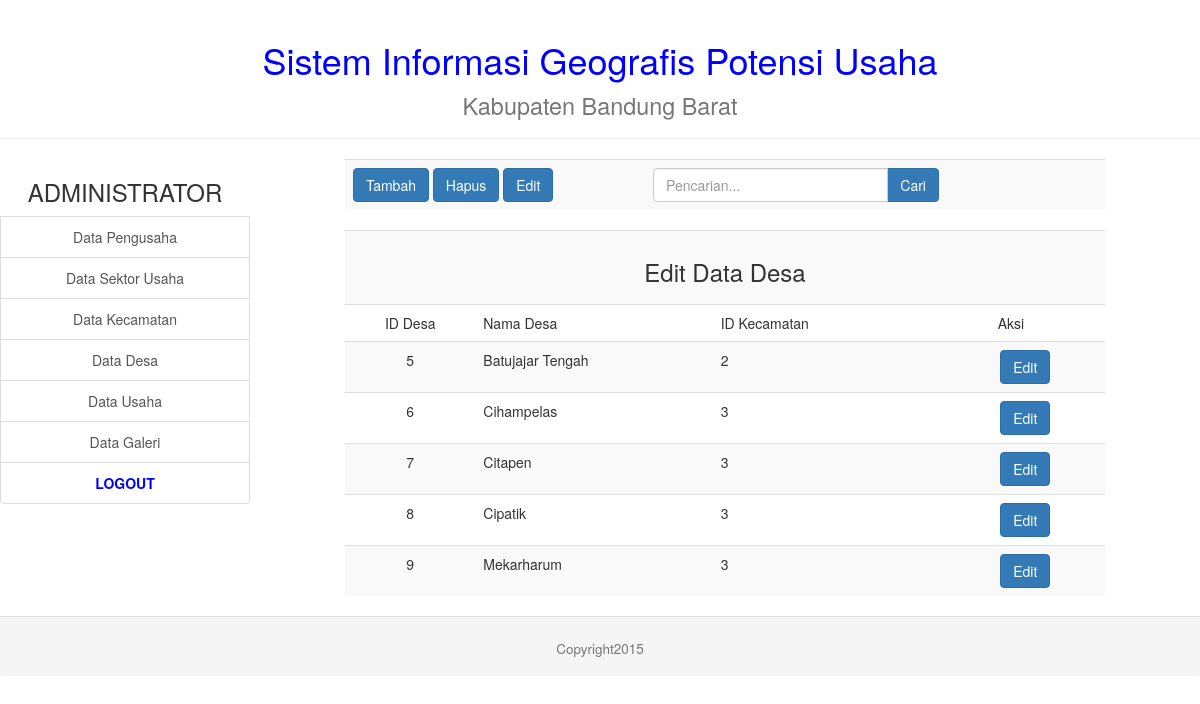
Screenshot of /admin/desa_edit.php with the database file from the repository.
### tables this page shows
CREATE TABLE IF NOT EXISTS `desa` (
`id_desa` int(11) NOT NULL,
  `nama_desa` varchar(20) NOT NULL,
  `id_kec` int(11) NOT NULL,
  `dihapus` char(1) DEFAULT 'T'
);

### admin/desa_edit.php (the view, shortened to what this page needs)
<!DOCTYPE html>
<html lang="en">
  <head>
    <?php include("lib_func.php"); ?>
    <link href="css/bootstrap.min.css" rel="stylesheet">
  </head>
<body>
    <table width="100%" align="center" border=0 >
      <tr>
        <td colspan=2 align="center" >
        </td>
      </tr>
      <tr>
        <td width="250px" valign="top">
        </td>
        <td valign="top">
          <table class="table table-striped" align="center">
            <tr>
              <td align="left" width="300px">
                <a href="desa_form_tambah.php"><button type="button" class="btn btn-primary">Tambah</button></a>
                <a href="desa_hapus.php"><button type="button" class="btn btn-primary">Hapus</button></a>
                <a href="desa_edit.php"><button type="button" class="btn btn-primary">Edit</button></a>
              </td>
              <td align="center">
                <div class="row">
                  <div class="col-lg-8">
                    <div class="input-group">
                      <input type="text" class="form-control" placeholder="Pencarian...">
                      <span class="input-group-btn">
                        <button class="btn btn-primary" type="button">Cari</button>
                      </span>
                    </div>
                  </div>
                </div>
              </td>
            </tr>
          </table>
          <?php
            $link=koneksi_db();
            $sql="select * from desa where dihapus='T' order by id_desa";
            $result=mysql_query($sql,$link);
            $banyakrecord=mysql_num_rows($result);
            if($banyakrecord>0)
            {
              ?>
              <table class="table table-striped" align="center">
                <tr>
                  <td colspan=4 align="center" valign="middle"><font></font><h3>Edit Data Desa</h3></td>
                </tr>
                <tr>
                  <td align="center">ID Desa</td>
                  <td>Nama Desa</td>
                  <td>ID Kecamatan</td>
                  <td align="center">Aksi</td>
                </tr>
              <?php
              while($data=mysql_fetch_array($result))
              {
                ?>
                <tr>
                  <form method="get" action="desa_form_edit.php">
                  <td align="center">
                    <?php echo $data['id_desa'];?>
                  </td>
                  <td>
                    <?php echo $data['nama_desa'];?>
                  </td>
                  <td>
                    <?php echo $data['id_kec'];?>
                  </td>
                  <td align="center">
                    <div class="form-group" align="center">
                      <div class="col-sm-offset-2 col-sm-10">
                        <button class="btn btn-primary">Edit</button>
                      </div>
                    </div>
                  </td>
                  </form>
                </tr>
                  <?php
              }
            }
            else
            {
              echo "Data tidak ditemukan";
            }?>
            </table>
        </td>
      </tr>
      <tr>
        <td colspan=2>
        </td>
      </tr>
    </table>
</body>
</html>

### rows the page displays
desa: id_desa "5", nama_desa "Batujajar Tengah", id_kec "2"
desa: id_desa "6", nama_desa "Cihampelas", id_kec "3"
desa: id_desa "7", nama_desa "Citapen", id_kec "3"
desa: id_desa "8", nama_desa "Cipatik", id_kec "3"
desa: id_desa "9", nama_desa "Mekarharum", id_kec "3"
